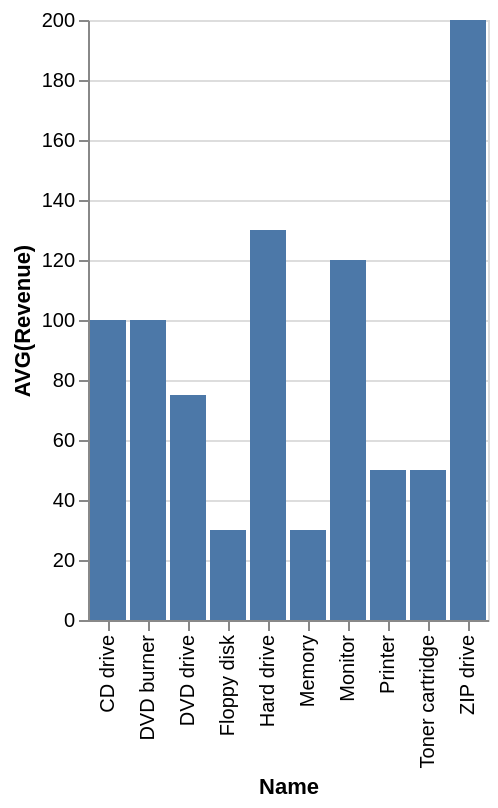

Specify this chart in Vega-Lite:
### Vega-Lite specification from a JSON file in a GitHub repository (floating-point values rounded to 4 significant figures)
{"data": {"values": [{"x_data": "CD drive", "y_data": 100}, {"x_data": "DVD burner", "y_data": 100}, {"x_data": "DVD drive", "y_data": 75}, {"x_data": "Floppy disk", "y_data": 30}, {"x_data": "Hard drive", "y_data": 130}, {"x_data": "Memory", "y_data": 30}, {"x_data": "Monitor", "y_data": 120}, {"x_data": "Printer", "y_data": 50}, {"x_data": "Toner cartridge", "y_data": 50}, {"x_data": "ZIP drive", "y_data": 200}]}, "mark": "bar", "encoding": {"x": {"field": "x_data", "type": "nominal", "title": "Name", "sort": "ascending"}, "y": {"field": "y_data", "type": "quantitative", "title": "AVG(Revenue)"}}}
